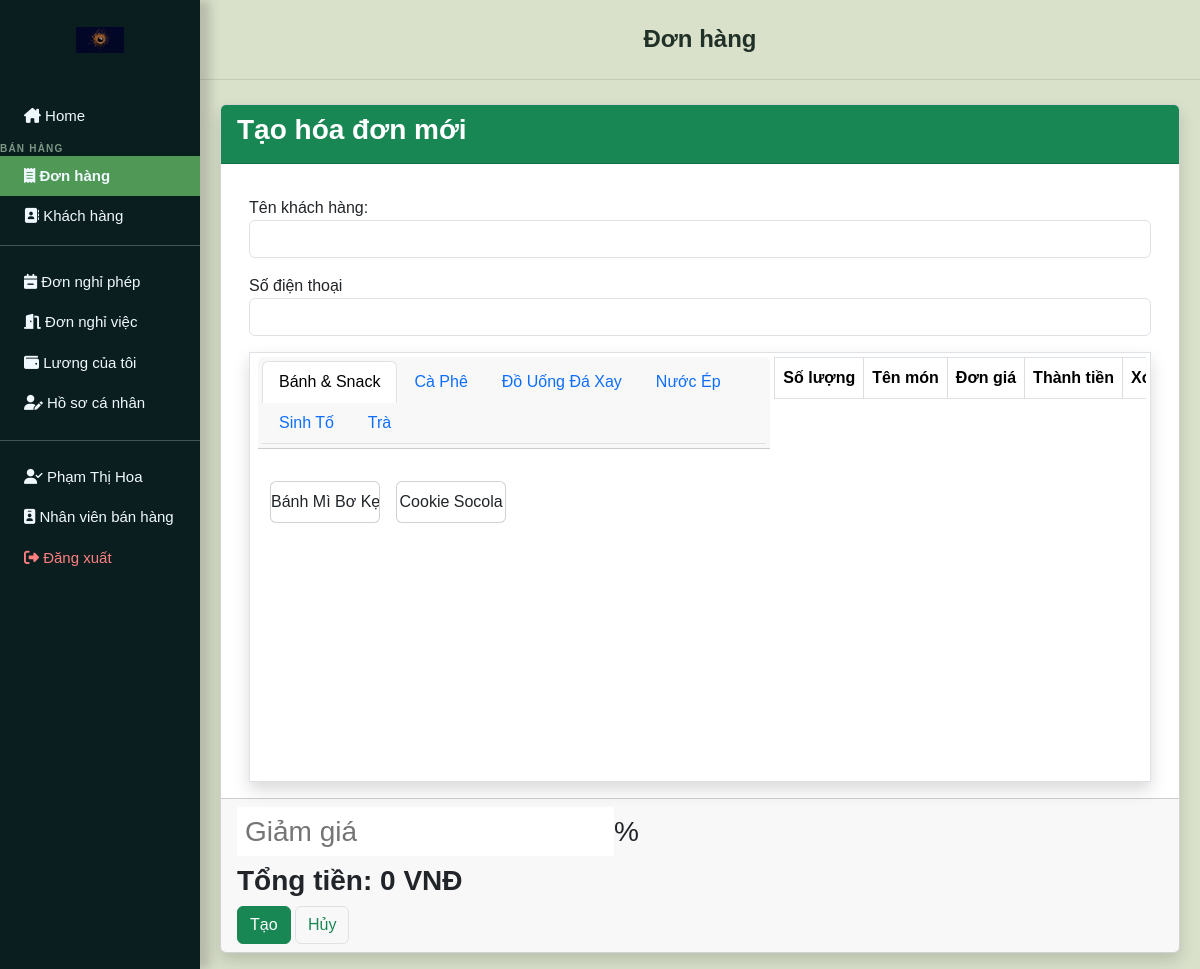
Screenshot of /user_page.php?donhang=them (signed in) with the database file from the repository.
### tables this page shows
CREATE TABLE `accounts` (
  `account_id`  INT NOT NULL AUTO_INCREMENT,
  `full_name`   VARCHAR(150) NOT NULL,
  `email`       VARCHAR(150) NOT NULL,
  `password`    VARCHAR(255) NOT NULL,
  `role_id`     INT NOT NULL DEFAULT 3,
  `position_id` INT DEFAULT NULL,
  `phone`       VARCHAR(20) DEFAULT NULL,
  `address`     TEXT DEFAULT NULL,
  `birth_date`  DATE DEFAULT NULL,
  `gender`      ENUM('nam','nữ','khác') DEFAULT NULL,
  `avatar`      VARCHAR(255) DEFAULT NULL,
  `status`      ENUM('active','inactive') NOT NULL DEFAULT 'active',
  `hire_date`   DATE DEFAULT NULL,
  `created_at`  TIMESTAMP NULL DEFAULT CURRENT_TIMESTAMP,
  `updated_at`  TIMESTAMP NULL DEFAULT CURRENT_TIMESTAMP ON UPDATE CURRENT_TIMESTAMP,
  PRIMARY KEY (`account_id`),
  UNIQUE KEY `uniq_email` (`email`),
  KEY `fk_acc_role` (`role_id`),
  KEY `fk_acc_pos` (`position_id`),
  CONSTRAINT `fk_acc_role` FOREIGN KEY (`role_id`) REFERENCES `roles` (`id`),
  CONSTRAINT `fk_acc_pos`  FOREIGN KEY (`position_id`) REFERENCES `positions` (`position_id`)
);

CREATE TABLE `items` (
  `item_id`        INT NOT NULL AUTO_INCREMENT,
  `item_name`      VARCHAR(200) NOT NULL,
  `category_id`    INT DEFAULT NULL,
  `description`    TEXT DEFAULT NULL,
  `unit_price`     DECIMAL(10,0) NOT NULL DEFAULT 0,
  `purchase_price` DECIMAL(10,0) NOT NULL DEFAULT 0,
  `stock_quantity` INT NOT NULL DEFAULT 0,
  `item_status`    ENUM('active','inactive') NOT NULL DEFAULT 'active',
  `item_image`     VARCHAR(255) DEFAULT NULL,
  `added_date`     TIMESTAMP NULL DEFAULT CURRENT_TIMESTAMP,
  `updated_at`     TIMESTAMP NULL DEFAULT CURRENT_TIMESTAMP ON UPDATE CURRENT_TIMESTAMP,
  PRIMARY KEY (`item_id`),
  KEY `fk_item_cat` (`category_id`),
  CONSTRAINT `fk_item_cat` FOREIGN KEY (`category_id`) REFERENCES `category` (`category_id`)
);

### src/models/authorization.php (called while the page is built, shortened)
<?php
function roleLabel(string $roleName): string
{
    $labels = [
        AppRole::ADMIN     => 'Quản trị viên',
        AppRole::MANAGER   => 'Quản lý',
        AppRole::SALES     => 'Nhân viên bán hàng',
        AppRole::WAREHOUSE => 'Nhân viên kho',
    ];
    return $labels[$roleName] ?? 'Không xác định';
}
function currentRole(): string
{
    return $_SESSION['role_name'] ?? '';
}
function currentUserId(): int
{
    return (int) ($_SESSION['account_id'] ?? 0);
}

### src/models/them_donhang.php (the view, shortened to what this page needs)
<?php
if (isset($_GET['donhang']) && $_GET['donhang'] == 'them') :
?>
    <div class="px-2 mt-2 py-3">
        <div class="container-fluid">
            <div class="card shadow blur">
                <div class="card-header bg-success text-white">
                    <p class="h3 fw-bolder">Tạo hóa đơn mới </p>
                </div>
                <div class="card-body">
                    <div class="container-fluid">
                        <form action="" method="" id="">
                            <div class="row">
                                <div class="form-group pt-3">
                                    <label for="customer_name">Tên khách hàng:</label>
                                    <input required type="text" class="form-control" id="customer_name" name="customer_name">
                                </div>
                                <div class="form-group pt-3 mb-3">
                                    <label for="phone_number">Số điện thoại</label>
                                    <input required maxlength="100" class="form-control" id="phone_number" name="phone_number">
                                </div>
                            </div>
                            <div class="border rounded-0 shadow bg-gradient-navy px-1 py-1" id="sale-panel">
                                <div class="d-flex h-100 w-100">
                                    <div class="col-7 px-1 h-100" id="panel-left">
                                        <div class="card card-primary bg-transparent border-0 h-100 card-tabs round-1">
                                            <div class="card-header bg-gradient-dark p-0 p-1">
                                                <ul class="nav nav-tabs" id="custom-tabs-one-tab" role="tablist">
                                                    <?php
                                                    $has_active = false;
                                                    $category = $conn->query("SELECT * FROM `category` order by category_name asc");
                                                    $product = $conn->query("SELECT * FROM `items` order by `item_name` asc");
                                                    $prod_arr = [];
                                                    while ($row = $product->fetch_array()) {
                                                        $prod_arr[$row['category_id']][] = $row;
                                                    }
                                                    $cat_arr = array_column($category->fetch_all(MYSQLI_ASSOC), 'category_name', 'category_id');
                                                    foreach ($cat_arr as $k => $v) :
                                                    ?>
                                                        <li class="nav-item">
                                                            <a class="nav-link <?= (!$has_active) ? 'active' : '' ?>" id="custom-tabs-one-home-tab" data-toggle="pill" href="#cat-tab-<?= $k ?>" role="tab" aria-controls="cat-tab-<?= $k ?>" aria-selected="<?= (!$has_active) ? 'true' : 'false' ?>"><?= $v ?></a>
                                                        </li>
                                                    <?php
                                                        $has_active = true;
                                                    endforeach;
                                                    ?>
                                                </ul>
                                            </div>
                                            <div class="card-body">
                                                <div class="tab-content" id="custom-tabs-one-tabContent">
                                                    <?php
                                                    $has_active = false;
                                                    foreach ($cat_arr as $k => $v) :
                                                    ?>
                                                        <div class="tab-pane fade <?= (!$has_active) ? 'show active' : '' ?>" id="cat-tab-<?= $k ?>" role="tabpanel" aria-labelledby="cat-tab-<?= $k ?>-tab">
                                                            <div class="row">
                                                                <?php if (isset($prod_arr[$k])) : ?>
                                                                    <?php foreach ($prod_arr[$k] as $row) : ?>
                                                                        <div class="col-lg-3 col-md-4 col-sm-12 col-xs-12 px-2 py-3">
                                                                            <div class="rounded-pill text-dark">
                                                                                <div class="card py-2 text-center prod-item text-truncate cursor-pointer" data-price="<?= $row['unit_price'] ?>" data-id="<?= $row['item_id'] ?>">
                                                                                    <?= $row['item_name'] ?>
                                                                                </div>
                                                                            </div>
                                                                        </div>
                                                                    <?php endforeach; ?>
                                                                <?php endif; ?>
                                                            </div>
                                                        </div>
                                                    <?php
                                                        $has_active = true;
                                                    endforeach;
                                                    ?>
                                                </div>
                                            </div>
                                        </div>
                                    </div>
                                    <div class="col-5 h-100">
                                        <table id="product-list" class="table table-bordered table-striped mb-0 container-fluid">
                                            <thead>
                                                <tr class="text-truncate bg-gradient-navy-dark">
                                                    <th class="text-center">Số lượng</th>
                                                    <th class="text-center">Tên món</th>
                                                    <th class="text-center">Đơn giá</th>
                                                    <th class="text-center">Thành tiền</th>
                                                    <th class="text-center">Xóa</th>
                                                </tr>
                                            </thead>
                                        </table>
                                    </div>
                                </div>
                            </div>
                        </form>
                    </div>
                </div>
                <div class="card-footer py-2 text-right">
                    <h3><input class="p-2" type="text" placeholder="Giảm giá" name="discount">%</h3>
                    <div class="fw-bold h3">Tổng tiền: <span id="total">0</span> VNĐ</div>
                    <button class="btn btn-success rounded-2" type="submit" form="last-bill-form">Tạo</button>
                    <?php if (!isset($id)) : ?>
                        <a class="btn btn-outline-success border rounded-2" href="./user_page.php?donhang">Hủy</a>
                    <?php endif; ?>
                </div>
            </div>
        </div>
    </div>
<?php endif; ?>

### src/views/header.php (shortened to what this page needs)
<!DOCTYPE html>
<html lang="en">
<head>
    <link href="https://cdn.jsdelivr.net/npm/bootstrap@5.3.3/dist/css/bootstrap.min.css" rel="stylesheet" />
    <link rel="stylesheet" href="https://cdnjs.cloudflare.com/ajax/libs/font-awesome/6.5.1/css/all.min.css" />
    <link rel="stylesheet" href="css/style.css" />
</head>
<?php
$roleName = currentRole();
$isSalesRole = $roleName === AppRole::SALES;
$isManagerRole = $roleName === AppRole::MANAGER;
$isAdminRole = $roleName === AppRole::ADMIN;
$isManagerOrAdmin = $isManagerRole || $isAdminRole;
?>
<?php
$currentTitle = 'COFFEE SHOP';
if (isset($_GET['home'])) {
    $currentTitle = 'COFFEE SHOP';
} elseif (isset($_GET['dashboard'])) {
    $currentTitle = 'COFFEE SHOP';
} elseif (isset($_GET['sanpham'])) {
    $currentTitle = 'Sản phẩm';
} elseif (isset($_GET['phieunhap'])) {
    $currentTitle = 'Phiếu nhập kho';
} elseif (isset($_GET['phieuxuat'])) {
    $currentTitle = 'Phiếu xuất kho';
} elseif (isset($_GET['kho_thongke'])) {
    $currentTitle = 'Thống kê tồn kho';
} elseif (isset($_GET['baocao_kho'])) {
    $currentTitle = 'Báo cáo kho';
} elseif (isset($_GET['baocao_kinhdoanh'])) {
    $currentTitle = 'Báo cáo kinh doanh';
} elseif (isset($_GET['baocao_nhansu'])) {
    $currentTitle = 'Báo cáo nhân sự';
} elseif (isset($_GET['nhacungcap'])) {
    $currentTitle = 'Quản lý nhà cung cấp';
} elseif (isset($_GET['loai'])) {
    $currentTitle = 'Loại sản phẩm';
} elseif (isset($_GET['donhang'])) {
    $currentTitle = 'Đơn hàng';
} elseif (isset($_GET['khachhang'])) {
    $currentTitle = 'Khách hàng';
} elseif (isset($_GET['nhansu'])) {
    $currentTitle = 'Nhân sự';
} elseif (isset($_GET['chucvu'])) {
    $currentTitle = 'Quản lý chức vụ';
} elseif (isset($_GET['bangluong'])) {
    $currentTitle = 'Bảng lương';
} elseif (isset($_GET['luong_ca_nhan'])) {
    $currentTitle = 'Lương của tôi';
} elseif (isset($_GET['donnghi'])) {
    $currentTitle = 'Đơn nghỉ phép';
} elseif (isset($_GET['donnghiviec'])) {
    $currentTitle = 'Đơn nghỉ việc';
} elseif (isset($_GET['profile'])) {
    $currentTitle = 'Hồ sơ cá nhân';
} elseif (isset($_GET['thongke'])) {
    $currentTitle = 'Thống kê';
} elseif (isset($_GET['backup'])) {
    $currentTitle = 'Sao lưu & Phục hồi';
}
?>
<body class="app-shell">
    <div class="nav-side p-0">
        <div class="logo p-1 justify-content-center text-center">
            <a href="user_page.php?home"> <img src="img/logo.jpg" alt="Logo"></a>
        </div>
        <div class="navs pt-3">
            <div class="container-fluid">
                <a class="text-truncate <?= isset($_GET['home'])||isset($_GET['dashboard']) ? 'active' : '' ?>"
                   href="user_page.php?home"><i class="fa-solid fa-house-chimney"></i> Home</a>
            </div>
            <?php if ($isSalesRole || $isManagerOrAdmin) : ?>
                <div class="nav-section-label">BÁN HÀNG</div>
                <div class="container-fluid">
                    <a class="text-truncate <?= isset($_GET['donhang']) ? 'active' : '' ?>"
                       href="user_page.php?donhang"><i class="fa-solid fa-receipt"></i> Đơn hàng</a>
                </div>
                <div class="container-fluid">
                    <a class="text-truncate <?= isset($_GET['khachhang']) ? 'active' : '' ?>"
                       href="user_page.php?khachhang"><i class="fa-solid fa-address-book"></i> Khách hàng</a>
                </div>
            <?php endif; ?>
        </div>
        <hr class="mt-2">
        <div class="navs text-center p-0">
            <div class="container-fluid">
                <a class="text-truncate <?= isset($_GET['donnghi']) && !$isManagerOrAdmin ? 'active' : '' ?>"
                   href="user_page.php?donnghi"><i class="fa-solid fa-calendar-minus"></i> Đơn nghỉ phép</a>
            </div>
            <div class="container-fluid">
                <a class="text-truncate <?= isset($_GET['donnghiviec']) && !$isManagerOrAdmin ? 'active' : '' ?>"
                   href="user_page.php?donnghiviec"><i class="fa-solid fa-door-open"></i> Đơn nghỉ việc</a>
            </div>
            <div class="container-fluid">
                <a class="text-truncate <?= isset($_GET['luong_ca_nhan']) ? 'active' : '' ?>"
                   href="user_page.php?luong_ca_nhan"><i class="fa-solid fa-wallet"></i> Lương của tôi</a>
            </div>
            <div class="container-fluid">
                <a class="text-truncate <?= isset($_GET['profile']) ? 'active' : '' ?>"
                   href="user_page.php?profile"><i class="fa-solid fa-user-pen"></i> Hồ sơ cá nhân</a>
            </div>
        </div>
        <div class="navs text-center p-0">
            <hr class="mt-3">
            <div class="container-fluid">
                <a class="text-truncate"><i class="fa-solid fa-user-check"></i> <?= $user_name ?? '' ?></a>
            </div>
            <div class="container-fluid">
                <a class="text-truncate"><i class="fa-solid fa-id-badge"></i> <?= roleLabel(currentRole()) ?></a>
            </div>
            <div class="    container-fluid logout-btn">
                <a class="text-truncate" href="logout.php"><i class="fa-solid fa-right-from-bracket"></i> Đăng xuất</a>
            </div>
        </div>
    </div>
    <div class="app-right">
        <div class="app-topbar px-3">
            <h4 class="mb-0 fw-bold"><?= htmlspecialchars($currentTitle) ?></h4>
        </div>
        <div class="main p-0">

### rows the page displays
accounts: full_name "Phạm Thị Hoa"
items: item_name "Bánh Mì Bơ…"
items: item_name "Cookie Socola"

### other values shown
roleLabel(currentRole()) "Nhân viên bán hàng"
$currentTitle "Đơn hàng"
$v "Bánh & Snack"
$v "Cà Phê"
$v "Đồ Uống Đá Xay"
$v "Nước Ép"
$v "Sinh Tố"
$v "Trà"
